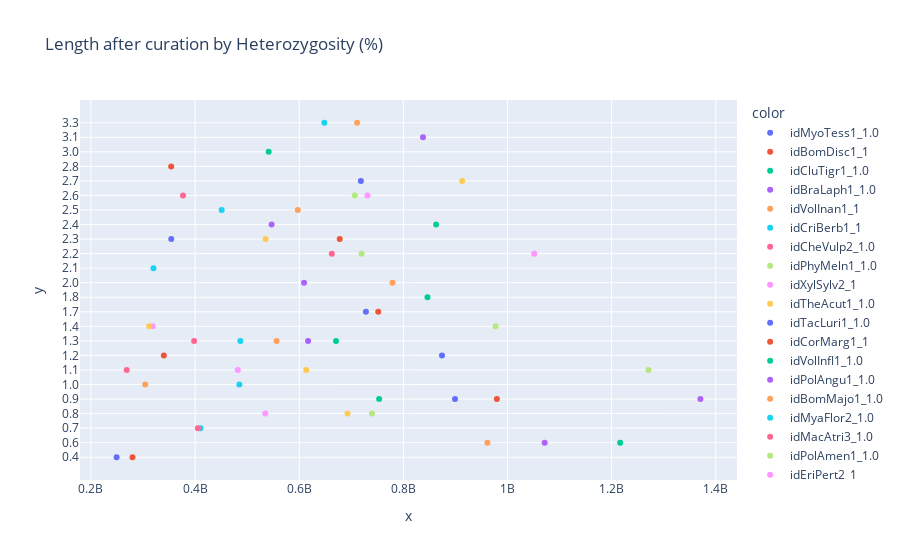
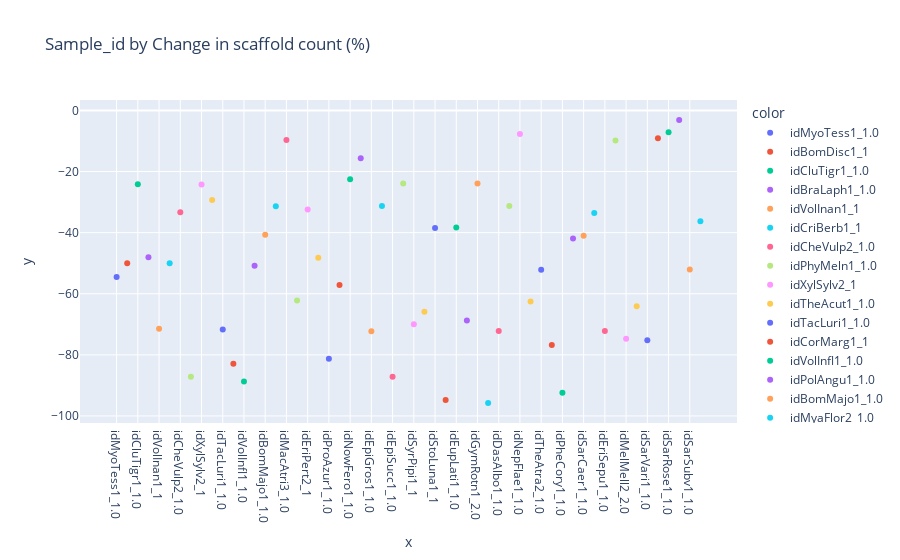
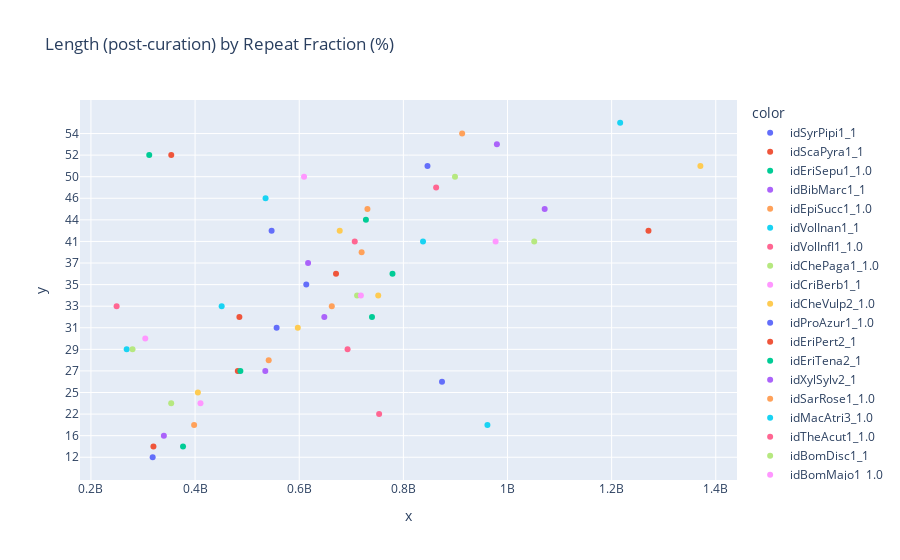
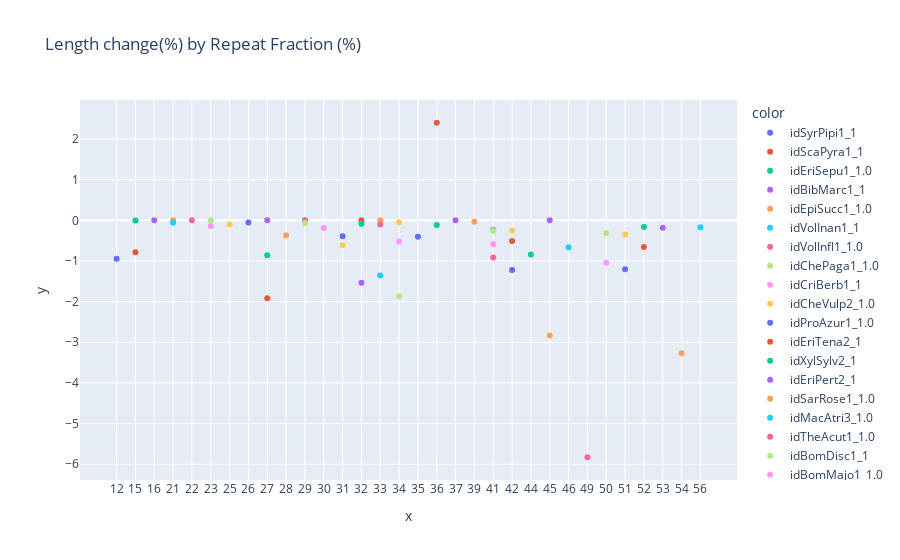

The code cell stored with these charts, in order, in its notebook:
### Code cell
import pandas as pd
import plotly.express as px
import statsmodels

pd.options.plotting.backend = "plotly"

def read_in_realtime():
    return pd.read_json('./data/realtime.json')

def fix_realtime(df):
    df['int_tolid'] = df['sample_id'].astype(str).str.split('_',n=1).str[0]
    return df

def read_in_informatics():
    informatics = pd.read_csv('./data/informatics.tsv', delimiter='\t')
    informatics.drop(columns=['statussummary','status','asm', 'jira', 'accession', 'organelle', 'uli', 'common name',
                        'sex', 'genomic sex', 'ploidy', 'taxon', 'family', 'genus', 'order', 'phylum', 'BioSample',
                        'BioProject', 'vgp_orders', 'vgp_plus', 'asg', 'erga', '25g', 'britain&ireland', 'dnazoo',
                        'cichlids', 'BADASS', 'rodents', 'jiggins', 'murchison', 'R&D', 'protist-microalgae', 'UKbutterflies',
                        '10XG cov (gscope)', '10XG cov (sts)', 'last_data', 'sts pacbio status (new)','sts hic status (new)',
                        'hic_from', 'PacBio','ONT','10XG','Htag','BioNano','HiC','RNAseq','IsoSeq','note or paper','raw data sub',
                        'submission todo','contig N50 (Mb)','contig count','scaffold N50 (Mb)','scaffold count','longest (Mb)',
                        'length (Mb)','BUSCO','QV','runs','notes','pipeline status','Unnamed: 0', 'coi', 'completeness',
                        'darwin', 'sts size (Mb)', 'est. size (Mb)', 'long read cov (gscope)', 'long read cov (sts)'], inplace=True)
    return informatics

def fix_informatics(informatics):
    informatics['prefix'] = informatics['sample'].astype(str).str[:2]
    informatics = informatics.rename(columns={'sample':'int_tolid'})
    return informatics.query("`prefix` == 'id' ")

def read_in_tolqc():
    return pd.read_json('./data/tolqc.json')

def fix_tolqc(df):
    new_df = df[['specimen','N50','N90',"plot-ccs_readlength_hist", 'group']]
    new_df['project'] = new_df['group'].astype(str).str.split('/').str[0]
    new_df['prefix'] = new_df['specimen'].astype(str).str[:2]
    new_df = new_df.rename(columns={'sample':'int_tolid'})
    return new_df.query("`prefix` == 'id' & `project` == 'darwin'")

def subset_tolqc(realtime, tolqc):
    return tolqc[tolqc['specimen'].isin(realtime['int_tolid'].tolist())]

def merge_frames(df1, df2):
    merged = pd.merge(df1,
                df2[['int_tolid','htzgy (%)', 'rep frac (%)']],
                on='int_tolid',
                how='left')
    return merged

def graph_hetero(df):
    df.sort_values('htzgy (%)',inplace=True)
    fig = px.scatter(x=df['length_after'],
                    y=df['htzgy (%)'],
                    title='Length after curation by Heterozygosity (%)',
                    color=df['sample_id'])
    fig.show()

def graph_length_change(df):
    new = df.query("`sample_id` != 'idPheCory1_1.0' and `sample_id` != 'idNowFero1_1.0'")
    fig = px.scatter(x=new['sample_id'],
                    y=new['length_change'],
                    title='Sample_id by Change in length (%)',
                    color=new['sample_id'])
    fig.show()
    print(f'OUTLIERS = graph_length_change: idPheCory1_1.0 = -5.5 | idNowFero1_1.0 = +2.4')

def graph_rep(df):
    df.sort_values('rep frac (%)',inplace=True)
    fig = px.scatter(x=df['length_after'],
                    y=df['rep frac (%)'],
                    title='Length (post-curation) by Repeat Fraction (%)',
                    color=df['sample_id'],
                    trendline="ols") # Clearly a trend here, but line doesn't work
    fig.show()
    print(f'')

def graph_rep_change(df):
    df.sort_values('rep frac (%)',inplace=True)
    fig = px.scatter(x=df['rep frac (%)'],
                    y=df['length_change'],
                    title='Length change(%) by Repeat Fraction (%)',
                    color=df['sample_id'],
                    trendline="ols") # Clearly a trend here, but line doesn't work
    fig.show()

def graph_length_change(df):
    fig = px.scatter(x=df['sample_id'],
                    y=(df['scaff_count_after']-df['scaff_count_before'])/df['scaff_count_before']*100,
                    title='Sample_id by Change in scaffold count (%)',
                    color=df['sample_id'])
    fig.show()
    print(f'')

def graph_n50(df):
    fig = px.scatter(x=df['specimen'],
                y=df['N50'],
                title='Specimen by N50 (no. of reads that contain 50% of estimated genome)',
                color=df['specimen'])
    fig.show()
    print(f'')

def graph_n90(df):
    fig = px.scatter(x=df['specimen'],
                y=df['N90'],
                title='Specimen by N90 (no. of reads that contain 90% of estimated genome)',
                color=df['specimen'])
    fig.show()
    print(f'')

def main():
    realtime = read_in_realtime()
    fixed_realtime = fix_realtime(realtime)

    informatics = read_in_informatics()
    fixed_informatics = fix_informatics(informatics)

    tolqc = read_in_tolqc()
    fixed_tolqc = fix_tolqc(tolqc)
    s_tolqc = subset_tolqc(fixed_realtime, fixed_tolqc)

    merged = merge_frames(fixed_realtime, fixed_informatics)
    graph_hetero(merged)
    graph_length_change(merged)
    graph_rep(merged)
    graph_rep_change(merged)
    graph_length_change(merged)
    graph_n50(s_tolqc)
    graph_n90(s_tolqc)

if __name__ == '__main__':
    main()
